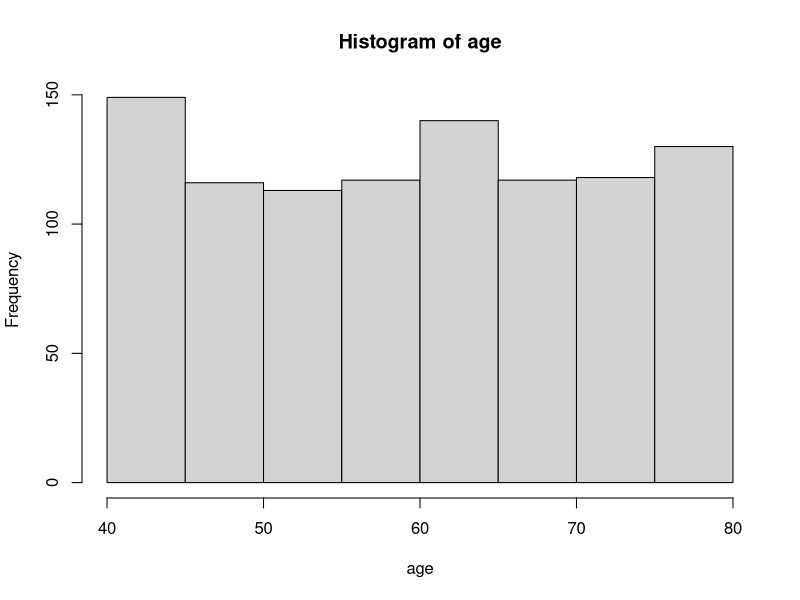
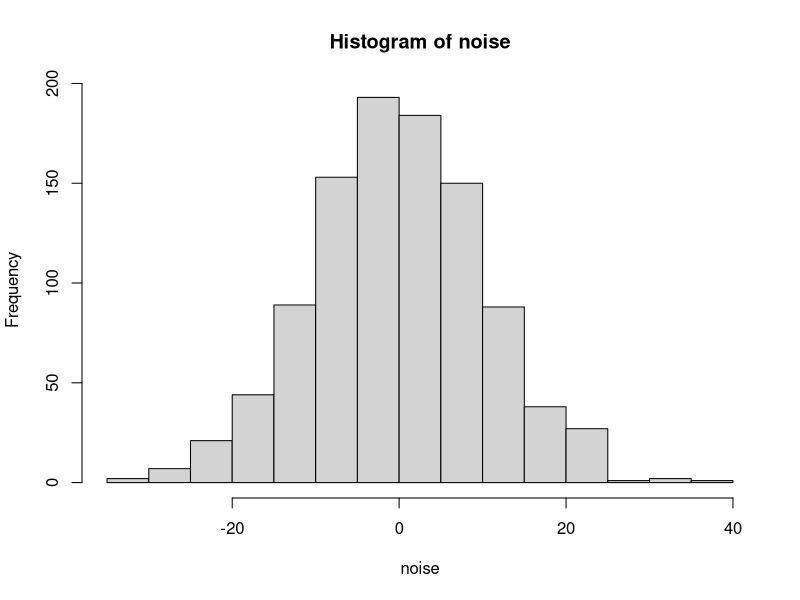
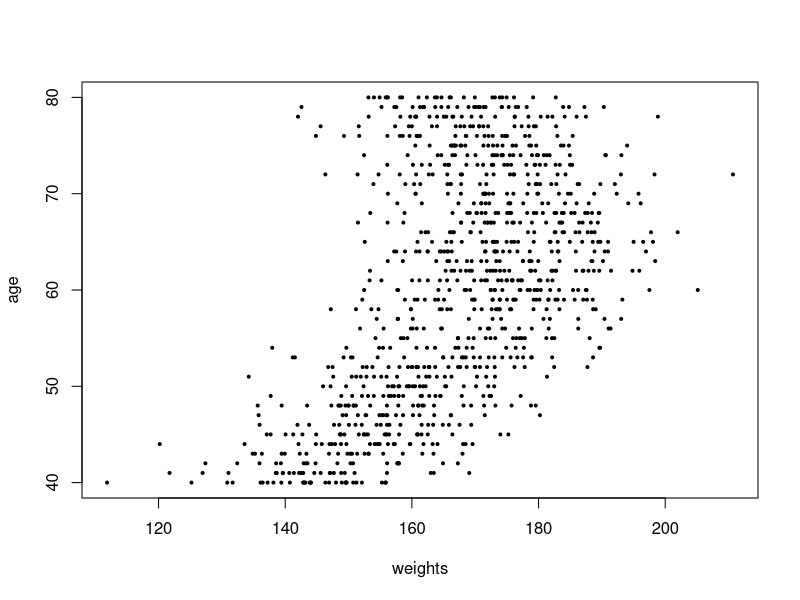
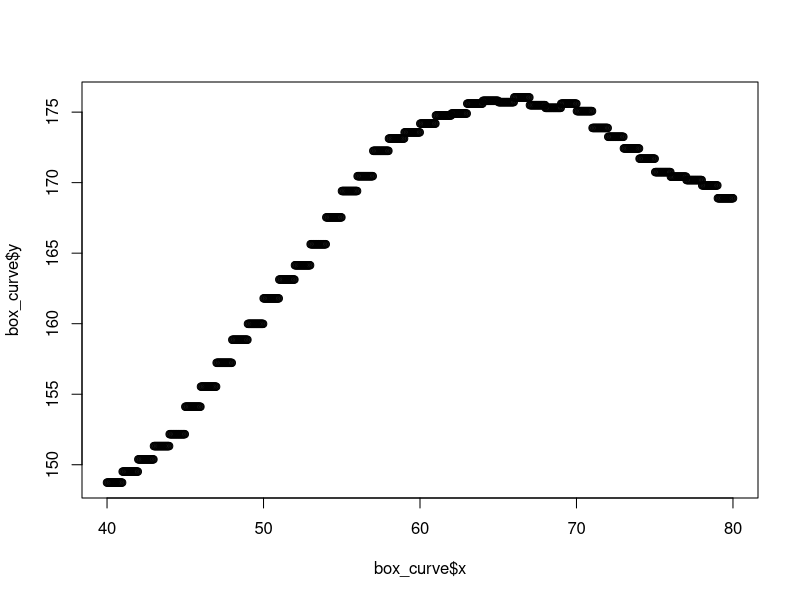
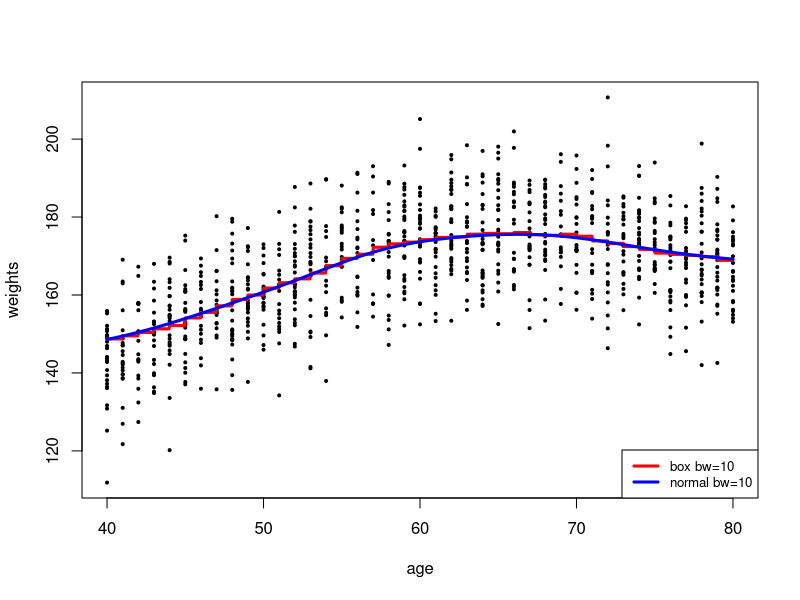
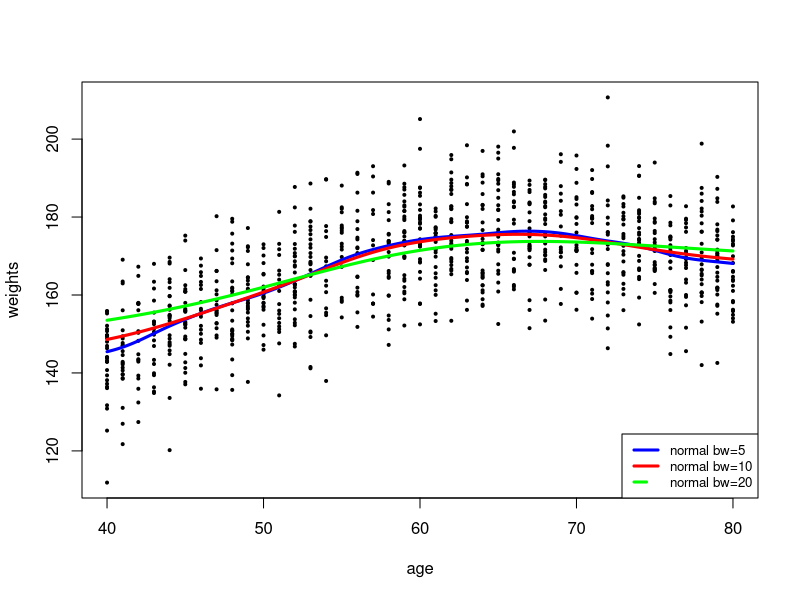
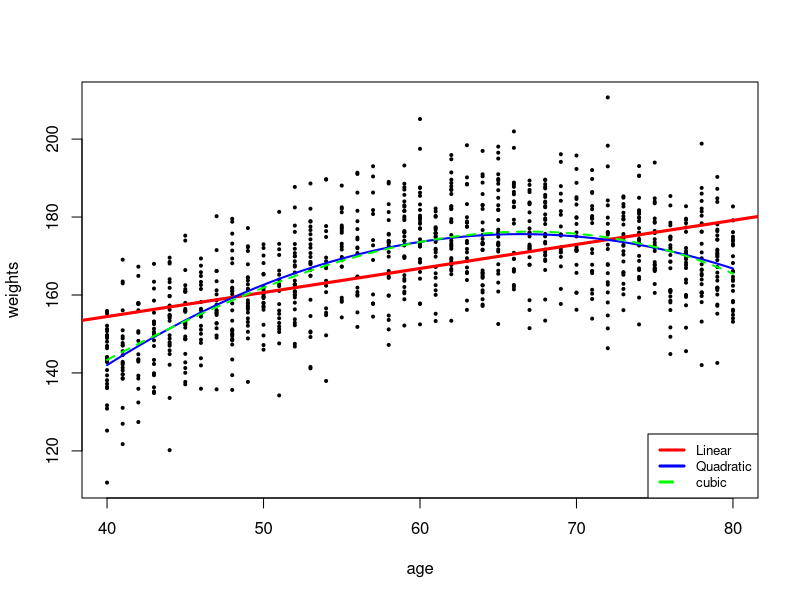

The R script that drew these images, in order:
## ---- chunk 1
knitr::opts_chunk$set(echo = TRUE)
set.seed(1)
## ---- chunk 2
make_weight <- function(age) {
  -0.0004 * age^3 + 0.025 * age^2 + 2 * age + 50
}
## ---- chunk 3
?sample

age <- sample(seq(40, 80), size=1000, replace=TRUE)
hist(age)
## ---- chunk 4
no_noise_weights <- make_weight(age)
no_noise_weights
## ---- chunk 5
noise <- rnorm(1000, mean=0, sd=10)
hist(noise)

## ---- chunk 6
weights <- no_noise_weights + noise
## ---- chunk 7
df <- data.frame(age=age, weight=weights, trueFx=no_noise_weights, noise=noise)
df

## ---- chunk 8
plot(weights, age, pch=19, cex=0.4)
## ---- chunk 9
box_curve <- ksmooth(df$age, df$weight, kernel = "box", bandwidth = 10)
plot(box_curve)
## ---- chunk 10
normal_curve <- ksmooth(df$age, df$weight, kernel = "normal", bandwidth = 10)
## ---- chunk 11
plot(age, weights, pch=19, cex=0.4)
lines(box_curve$x, box_curve$y, lwd=3, col="red")
lines(normal_curve$x, normal_curve$y, lwd=3, col="blue")
legend("bottomright", cex=0.8, lwd=3, lty=c(1,1,2,3),c("box bw=10", "normal bw=10"), col=c("red", "blue"))

## ---- chunk 12
normal_curve5 <- ksmooth(df$age, df$weight, kernel = "normal", bandwidth = 5)
normal_curve10 <- ksmooth(df$age, df$weight, kernel = "normal", bandwidth = 10)
normal_curve20 <- ksmooth(df$age, df$weight, kernel = "normal", bandwidth = 20)

plot(age, weights, pch=19, cex=0.4)
lines(normal_curve5$x, normal_curve5$y, lwd=3, col="blue")
lines(normal_curve10$x, normal_curve10$y, lwd=3, col="red")
lines(normal_curve20$x, normal_curve20$y, lwd=3, col="green")
legend("bottomright", cex=0.8, lwd=3, lty=c(1,1,2,3), c("normal bw=5","normal bw=10","normal bw=20"), col=c("blue", "red", "green"))

## ---- chunk 13
head(df)
linear_model <- lm(weight ~ age, data=df)
## ---- chunk 14
summary(linear_model)
## ---- chunk 15
#quadratic model
quatratic_model <- lm(weight ~ age + I(age^2), data=df)
summary(quatratic_model)
#cubic model
cubic_model <- lm(weight ~ age + I(age^2) + I(age^3), data=df)
summary(cubic_model)
## ---- chunk 16
?predict
?predict.lm
?curve

quad_predict <- function(age) {predict(quatratic_model, newdata = data.frame(age=age))}
cubic_predict <- function(age) {predict(cubic_model, newdata = data.frame(age=age))}

plot(age, weights, pch=19, cex=0.4)
abline(linear_model, col="red", lwd=3)
curve(quad_predict, col="blue", lwd=2, add=T)
curve(cubic_predict, col="green", lwd=2, lty=2, add=T)
legend("bottomright", cex=0.8, lwd=3, lty=c(1,1,2), c("Linear", "Quadratic", "cubic"), col = c("red", "blue", "green"))
## ---- chunk 17
anova(linear_model, quatratic_model, cubic_model)
## ---- chunk 18
# install.packages("e1071")
